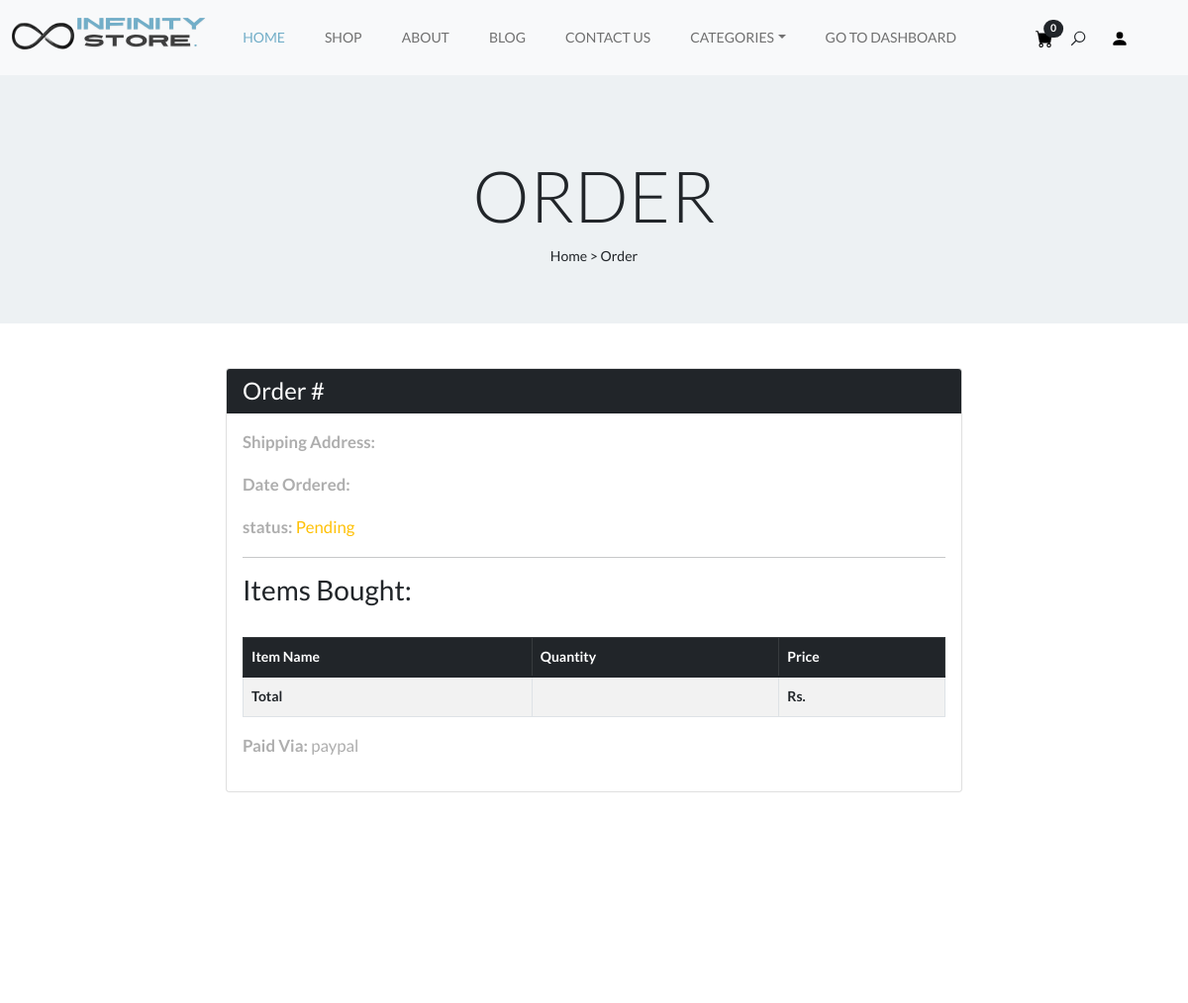
Page /user-orders/533 (signed in, upper part) on the earlier database version.
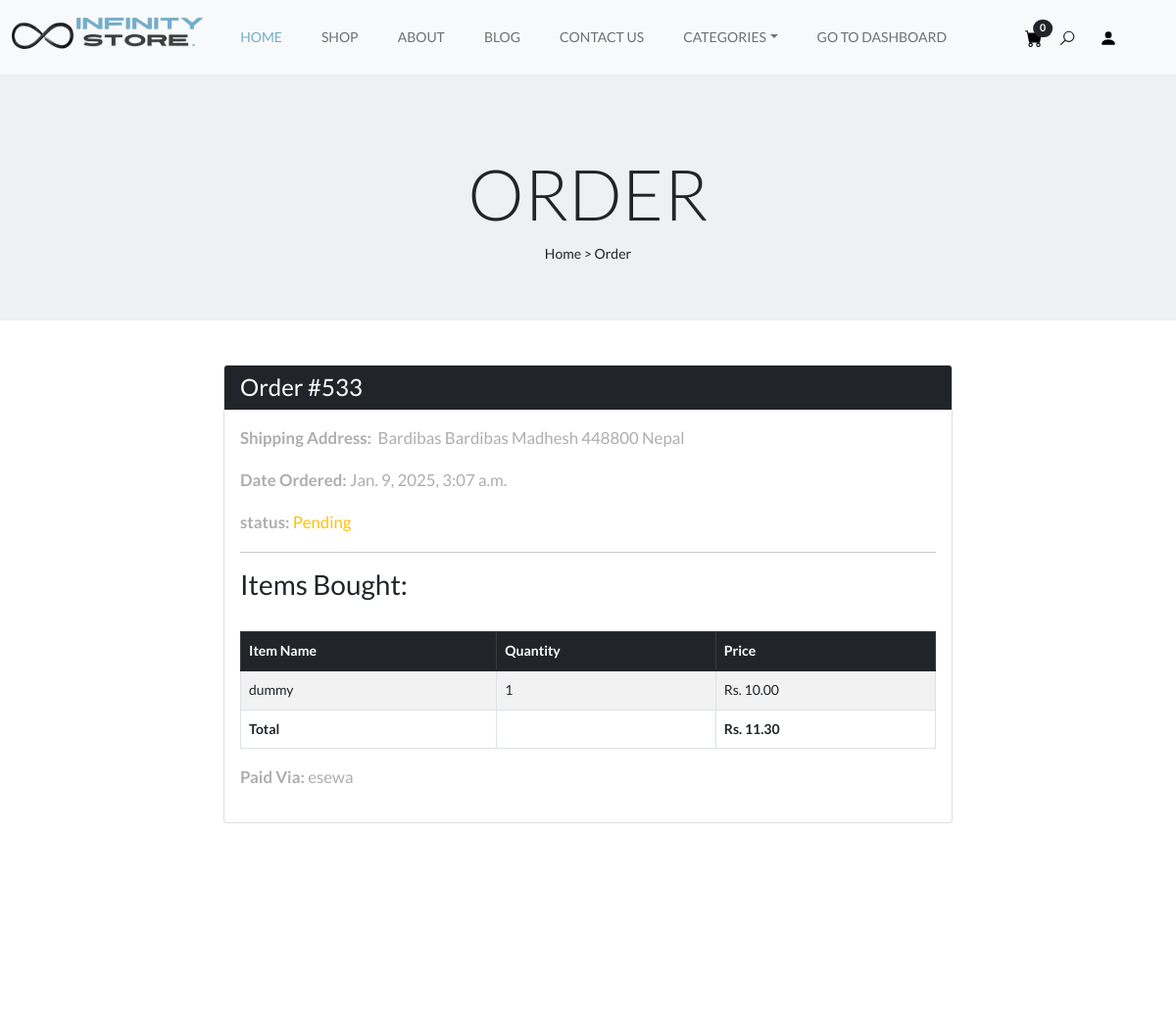
Same page on the later database version.
### payment/models.py (models this page shows, shortened)
class Order(models.Model):
    user = models.ForeignKey(
        User, on_delete=models.CASCADE, null=True, blank=True)
    full_name = models.CharField(max_length=250)
    email = models.EmailField(max_length=250)
    shipping_address = models.TextField(max_length=15000)
    amount_paid = models.DecimalField(max_digits=10, decimal_places=2)
    date_ordered = models.DateTimeField(auto_now_add=True)
    shipped = models.BooleanField(default=False)
    date_shipped = models.DateTimeField(blank=True, null=True)
    invoice = models.CharField(max_length=250, null=True, blank=True)
    paid = models.BooleanField(default=False)
    epay = models.BooleanField(default=False)

class OrderItem(models.Model):
    order = models.ForeignKey(
        Order, on_delete=models.CASCADE, null=True)
    product = models.ForeignKey(
        Product, on_delete=models.CASCADE, null=True)
    user = models.ForeignKey(
        User, on_delete=models.CASCADE, null=True)
    quantity = models.PositiveBigIntegerField(default=1)
    price = models.DecimalField(max_digits=10, decimal_places=2)

### Home/models.py (models this page shows, shortened)
class Product(models.Model):
    product_name = models.CharField(max_length=50, unique=True)
    product_price = models.DecimalField(
        decimal_places=2, max_digits=8, blank=False, null=False)
    product_category = models.ForeignKey(
        Categories, on_delete=models.CASCADE, default='')
    product_description = models.CharField(
        max_length=300, default='', blank=True, null=True)
    product_long_description = models.TextField(
        default='', blank=True, null=True)
    product_additional_information = models.TextField(
        max_length=500, default='', blank=True, null=True)
    product_image = models.ImageField(upload_to='uploads/product/', null=True)
    product_tag = models.ManyToManyField(Tag, blank=True)
    product_sale_price = models.DecimalField(
        decimal_places=2, max_digits=8, null=True, blank=True)
    slug = models.SlugField(unique=True, blank=True, null=True)
    stock = models.PositiveIntegerField(default=0)
    def __str__(self):
        return f'{self.product_name}'

### Home/views.py (the view)
def UserOrdersView(request, pk):
    if request.user.is_authenticated:
        try:
            order = Order.objects.get(id=pk, user=request.user)
            items = OrderItem.objects.filter(order=order)
        except Order.DoesNotExist:
            order = None
            items = []
        return render(request, 'Home/user_orders_template.html', {"order": order, "items": items})
    else:
        messages.warning(
            request, "Access Denied! only logged in users can view this page.")
        return redirect('home')

### Home/context_processors.py (called while the page is built)
def categories(request):
    categories = Categories.objects.all().order_by('-id')[:6]
    return {
        'categories': categories
    }

### cart/cart.py (called while the page is built)
    def __len__(self):
        return sum(self.cart.values())

### cart/context_processors.py (called while the page is built)
def cart(request):
    return {
        'cart': Cart(request)
    }

### Home/templates/Home/user_orders_template.html (shortened to what this page needs)
{% extends 'index.html' %}
{% block content %}
  <section class="hero-section position-relative bg-light-blue padding-medium">
    <div class="hero-content">
      <div class="container">
        <div class="row">
          <div class="text-center padding-large no-padding-bottom">
            <h1 class="display-2 text-uppercase text-dark">Order</h1>
            <div class="breadcrumbs">
              <span class="item"><a href="{% url 'home' %}">Home ></a></span>
              <span class="item">Order</span>
            </div>
          </div>
        </div>
      </div>
    </div>
  </section>
  <div class="container">
    <div class="row">
      <center>
        <div class="col-8">
          <br /><br />
          <div class="card mb-3">
            <div class="card-header bg-dark text-white text-start">
              <h4 class="mb-0">Order #{{ order.id }}</h4>
            </div>
            <div class="card-body text-start">
              <p>
                <strong>Shipping Address:&nbsp;</strong> {{ order.shipping_address }}
              </p>
              <p>
                <strong>Date Ordered:</strong> {{ order.date_ordered }}
              </p>
              {% if order.shipped %}
                <p>
                  <strong>status:</strong> <span class="text-success">Shipped</span>
                </p>
              {% else %}
                <p>
                  <strong>status:</strong> <span class="text-warning">Pending</span>
                </p>
              {% endif %}
              <hr />
              <h3>Items Bought:</h3>
              <br />
              <table class="table table-striped table-hover table-bordered">
                <thead class="table-dark">
                  <tr>
                    <th scope="col">Item Name</th>
                    <th scope="col">Quantity</th>
                    <th scope="col">Price</th>
                  </tr>
                </thead>
                <tbody>
                  {% for item in items %}
                    <tr>
                      <td>{{ item.product }}</td>
                      <td>{{ item.quantity }}</td>
                      <td>Rs. {{ item.price }}</td>
                    </tr>
                  {% endfor %}
                  <tr>
                    <td>
                      <strong>Total</strong>
                    </td>
                    <td colspan="1"></td>
                    <td>
                      <strong>Rs. {{ order.amount_paid }}</strong>
                    </td>
                  </tr>
                </tbody>
              </table>
              <p>
                <strong>Paid Via:</strong>{% if order.epay %}
                  esewa
                {% else %}
                  paypal
                {% endif %}
              </p>
            </div>
          </div>
        </div>
      </center>
    </div>
  </div>
  <br /><br /><br /><br /><br /><br /><br /><br /><br /><br /><br /><br /><br /><br /><br /><br /><br /><br /><br /><br /><br /><br /><br /><br /><br /><br /><br /><br />
{% endblock %}

Differences in the rows shown:
added Order: id "533", shipping_address "Bardibas Bardibas Madhesh 448800 Nepal", date_ordered "Jan. 9, 2025, 3:07 a.m.", amount_paid "11.30"
added OrderItem: product "dummy", quantity "1", price "10.00"
Other differences:
text no longer shown: "paypal"
text now shown: "esewa"
